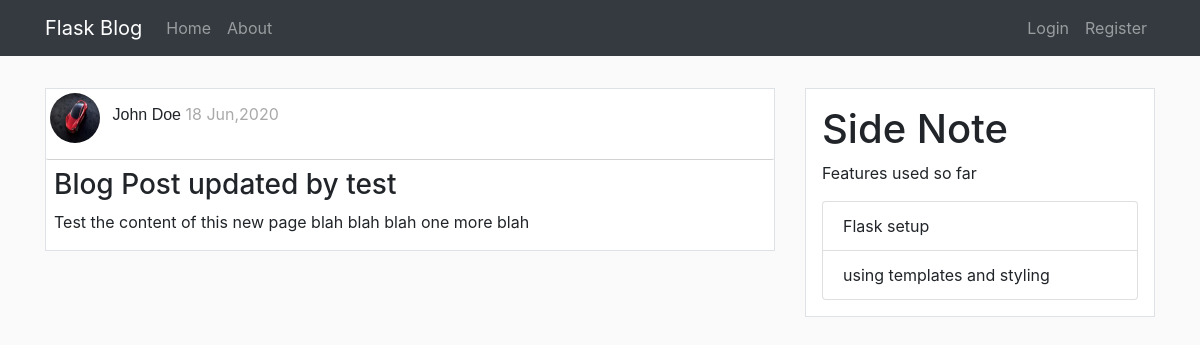
Screenshot of /post/3 with the database file from the repository.
### flaskBlog/models.py (models this page shows, shortened)
class User(db.Model, UserMixin):
    id = db.Column(db.Integer , primary_key = True)
    username = db.Column(db.String(20), unique=True , nullable=False)
    email = db.Column(db.String(120), unique=True , nullable=False)
    image_file = db.Column(db.String(20), nullable=False, default='default.jpg')
    password = db.Column(db.String(60), nullable=False)
    posts = db.relationship('Post', backref='author', lazy=True)

class Post(db.Model):
    id = db.Column(db.Integer , primary_key = True)
    title = db.Column(db.String(100), nullable=False)
    date_posted = db.Column(db.DateTime, nullable=False, default=datetime.utcnow)
    content = db.Column(db.Text, nullable=False)
    user_id = db.Column(db.Integer, db.ForeignKey('user.id'), nullable=False)

### flaskBlog/routes.py (the view)
@app.route("/post/<int:post_id>")
def post(post_id):
    post = Post.query.get_or_404(post_id)
    return render_template('post.html',title=post.title,post=post)

### flaskBlog/templates/post.html (shortened to what this page needs)
{% extends 'layout.html' %}
{% block content %}
<div class="article border">
    <div class="post-metadata">
        <img class="rounded-circle mt-1 ml-1"
            src="{{ url_for('static',filename='profile_pics/'+post.author.image_file) }}" alt="" id="post_img">
        <span class="Postauthor ml-2">{{ post.author.username }}</span>
        <span class="Postdate mr-1"> {{ post.date_posted.strftime('%d %b,%Y') }}</span>
    </div>
    <h3 class="mt-2 ml-2 mr-2">{{ post.title }}</h3>
    <p class="ml-2">{{ post.content }}</p>
</div>
{% endblock %}

### flaskBlog/static/main.css (style rules this page uses)
body { background: #fafafa; }
.article { margin-top: 2rem; background-color: #ffffff; }
.Postauthor { font-family: sans-serif; font-weight: 300; }
.Postdate { color: darkgray; }
.post-metadata { padding-bottom: 1rem; border-bottom: 1px solid lightgray; border-radius: 2px; border-width: 80%; }
#post_img { height: 50px; width: 50px; }

### rows the page displays
User: image_file (picture), author.username "John Doe"
Post: date_posted "18 Jun,2020", title "Blog Post updated by test", content "Test the content of this new page blah blah blah one more blah"
